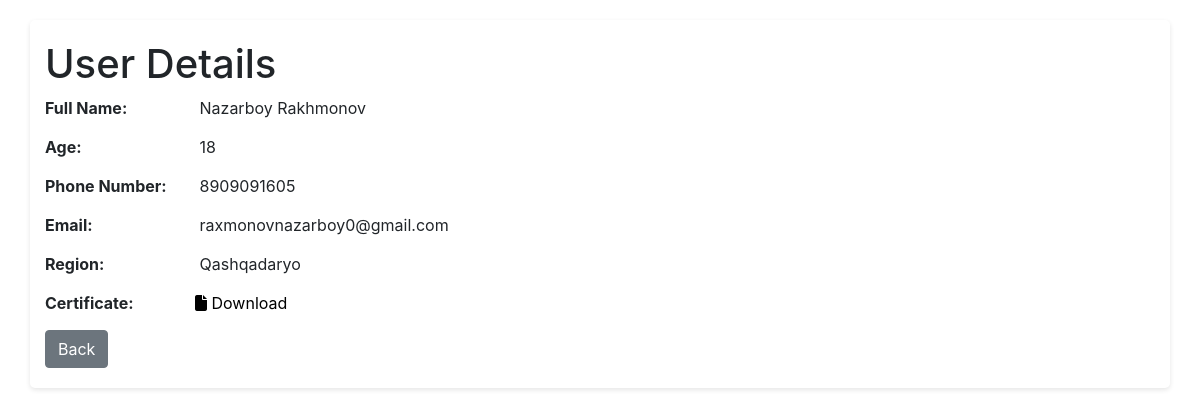
Screenshot of /users/5/ with the database file from the repository.
### users/models.py (models this page shows, shortened)
class UserModel(models.Model):
    full_name = models.CharField(max_length=128)
    age = models.IntegerField()
    phone_number = models.CharField(max_length=13)
    email = models.EmailField()
    region = models.CharField(max_length=20)
    certificate = models.FileField(upload_to="media/certificates", null=True)
    class Meta:
        verbose_name = 'User'
        verbose_name_plural = 'Users'

### users/views.py (the view)
# urls.py: path('<int:pk>/', UserDetailView, name='detail'),
def UserDetailView(request, pk):
    current_user = UserModel.objects.filter(id=pk).first()
    if current_user:
        context = {
            'user': current_user,
        }
        return render(request, 'user-detail.html', context=context)
    else:
        return HttpResponse('User Could Not Be Found!')

### templates/user-detail.html (shortened to what this page needs)
{% load static %}
<html lang="en">
<head>
    <link rel="stylesheet" href="{% static 'css/user-detail.css' %}">
    <link rel="stylesheet" href="https://cdn.jsdelivr.net/npm/bootstrap@4.0.0/dist/css/bootstrap.min.css"
>
    <link rel="stylesheet" href="https://cdnjs.cloudflare.com/ajax/libs/font-awesome/6.5.2/css/all.min.css"
/>
</head>
<body>
<div class="container">
    <h1>User Details</h1>
    <div class="user-detail">
        <strong>Full Name:</strong> {{user.full_name}}
    </div>
    <div class="user-detail">
        <strong>Age:</strong> {{user.age}}
    </div>
    <div class="user-detail">
        <strong>Phone Number:</strong> {{user.phone_number}}
    </div>
    <div class="user-detail">
        <strong>Email:</strong> {{user.email}}
    </div>
    <div class="user-detail">
        <strong>Region:</strong> {{user.region}}
    </div>
    <div class="user-detail">
        <strong>Certificate:</strong><a style="color:black" href="{%url 'users:download' pk=user.id %}"><i
            class="fa-solid fa-file"></i> Download</a>
    </div>
    <a style="color:black" href="{% url 'users:list' %}">
        <button type="button" class="btn btn-secondary">Back</button>
    </a>
</div>
</body>
</html>

### assets/css/user-detail.css (style rules this page uses)
body { font-family: Arial, sans-serif; background-color: #f4f4f4; padding: 20px; }
.container { max-width: 600px; margin: 0 auto; background-color: #fff; padding: 20px; border-radius: 5px; box-shadow: 0 2px 5px rgba(0, 0, 0, 0.1); }
h1 { color: #333; }
.user-detail { margin-bottom: 15px; }
.user-detail strong { display: inline-block; width: 150px; font-weight: bold; }

### rows the page displays
UserModel: full_name "Nazarboy Rakhmonov", age "18", phone_number "8909091605", email "raxmonovnazarboy0@gmail.com", region "Qashqadaryo"
